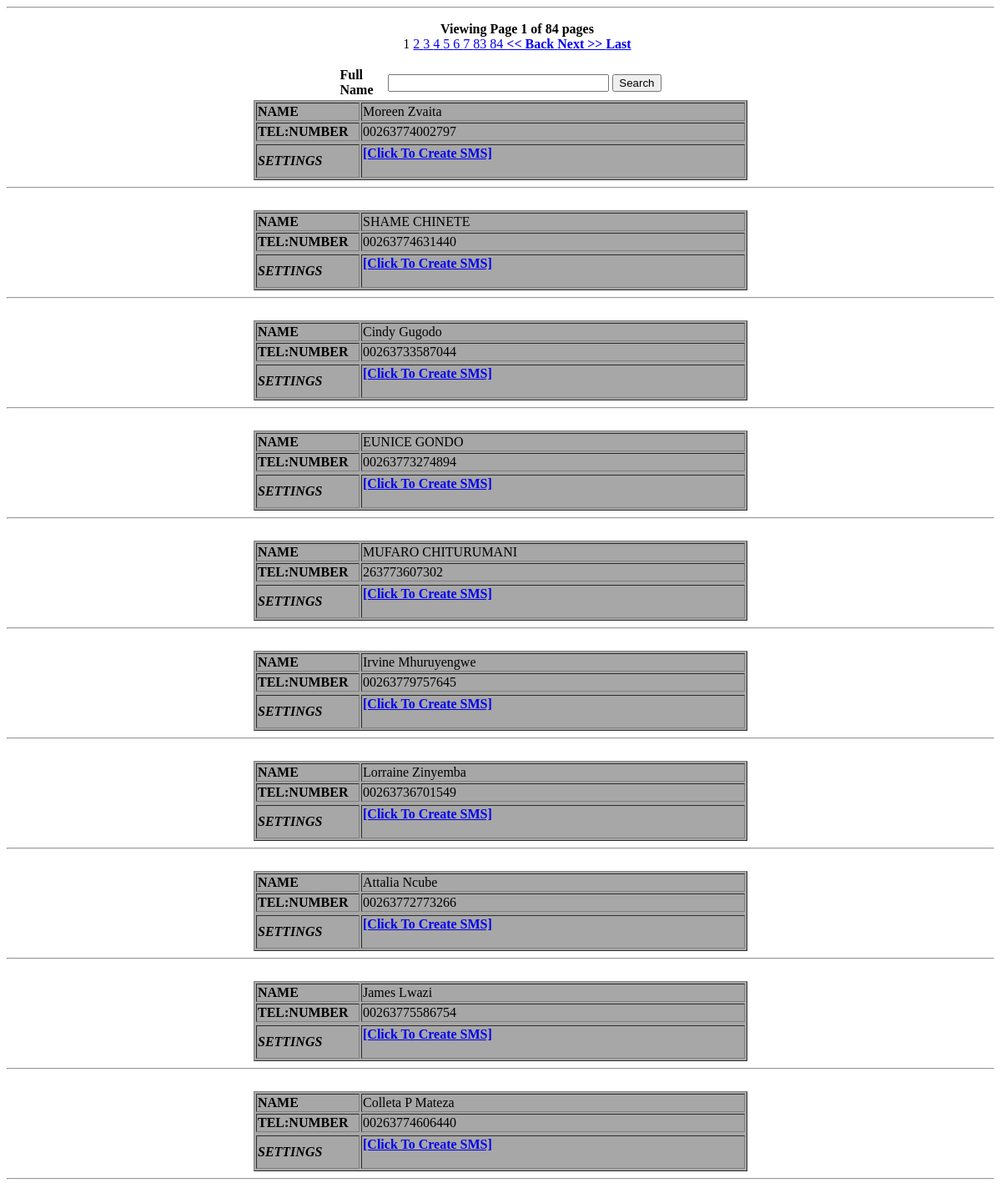
The page /scripts/one.php on the database its author committed.
### tables this page shows
CREATE TABLE `clients` (
  `name` varchar(255) DEFAULT NULL,
  `surname` varchar(255) DEFAULT NULL,
  `address` varchar(255) DEFAULT NULL,
  `email` varchar(255) DEFAULT NULL,
  `contact` varchar(255) DEFAULT NULL,
  `idnum` varchar(255) DEFAULT NULL,
  `id` int(255) NOT NULL AUTO_INCREMENT,
  `stand_id` varchar(255) DEFAULT NULL,
  `sex` varchar(255) DEFAULT NULL,
  `dob` varchar(255) DEFAULT NULL,
  `ecnum` varchar(255) DEFAULT NULL,
  `file_number` varchar(255) DEFAULT NULL,
  `date` varchar(255) DEFAULT NULL,
  PRIMARY KEY (`id`)
);

### scripts/one.php (the view, shortened to what this page needs)
<link rel="stylesheet" href="ui.datepicker.css" type="text/css" media="screen" title="core css file" charset="utf-8" />
</script><?php
include_once ('funcs.php');
?>
<form action="" method="post">
  <div align="center">
    <table width="391" align="center">
      <tr><td><strong>Full Name</strong></td><td><input type="text" name="name" size="30"></td><td><input type="submit" name="submit" value="Search"></td></tr>
<hr>
  </div>
</form>
<?php
    $page = (int) (!isset($_GET["current"]) ? 1 : $_GET["current"]);
    $limit = 10;
    $startpoint = ($page * $limit) - $limit;
  $sql = "clients";
  ?>
<div class="records round">
  <ul class="homelist">
<?php
 $query = mysql_query("SELECT * FROM {$sql} LIMIT {$startpoint} , {$limit} ");
echo pagination($sql,$limit,$page,'index.php?page=one.php&');
while ($info = mysql_fetch_assoc($query)) {
?>
<table width="50%" bgcolor="#A7A7A7" border="1" align="center">
  <tr>
    <td width="120"><strong>NAME</strong></td>
    <td><?php echo $info['ecnum']." ".$info['name']." ".$info['surname']; ?></td>
  </tr>
  <tr>
    <td><strong>TEL:NUMBER</strong></td>
    <td><?php echo $info['contact']; ?></td>
  </tr>
   <tr> <td><strong><em>SETTINGS</em></strong></td>
    <td><strong><font color="red"><a href="index.php?page=onesms.php&id=<?php echo $info['id']; ?>&n=<?php echo $info['name']; ?>&s=<?php echo $info['surname']; ?>">[Click To Create SMS]</a></font></strong><br><br>
</td>
  </tr>
</table><hr><br>
<?php
 }   ?>

### scripts/funcs.php (shortened to what this page needs)
<?php
function pagination($query, $per_page = 10,$page = 1, $url){
$query = "SELECT COUNT(*) as num FROM {$query}"; $row = mysql_fetch_array(mysql_query($query)); $total = $row['num']; $adjacents = "2";
    $page = ($page == 0 ? 1 : $page);
    $prev = $page - 1;
    $next = $page + 1;
    $lastpage = ceil($total/$per_page);
    $lpm1 = $lastpage - 1;
    $pagination = "";
    if($lastpage > 1)
    {
        $pagination .= "";
                $pagination .= "<strong>Viewing Page $page of $lastpage pages</strong>  <br>
";
        if ($lastpage < 7 + ($adjacents * 2))
        {
            for ($counter = 1; $counter <= $lastpage; $counter++)
            {
                if ($counter == $page)
                    $pagination.= "<a class='current'>$counter</a>";
                else
                    $pagination.= "<a href='{$url}current=$counter'>$counter</a>";
            }
        }
        elseif($lastpage > 5 + ($adjacents * 2))
        {
            if($page < 1 + ($adjacents * 2))
            {
                for ($counter = 1; $counter < 4 + ($adjacents * 2); $counter++)
                {
                    if ($counter == $page)
                        $pagination.= "<a class='current'>$counter </a>";
                    else
                        $pagination.= "<a href='{$url}current=$counter'>$counter </a>";
                }
                $pagination.= "";
                $pagination.= "<a href='{$url}current=$lpm1'>$lpm1 </a>";
                $pagination.= "<a href='{$url}current=$lastpage'>$lastpage </a>";
            }
        }
        if ($page < $counter - 1){
			$pagination.= "   <a href='{$url}current=$prev'><strong>  << Back  </strong></a>";
			$pagination.= "   <a href='{$url}current=$next'><strong>  Next >>  </strong></a>";
            $pagination.= "   <a href='{$url}current=$lastpage'><strong>  Last  </strong></a>";
        }else{
            $pagination.= "   <a class='current'><strong> << Back  </strong></a>";
			$pagination.= "   <a class='current'><strong>  Next >> </strong></a>";
            $pagination.= "   <a class='current'><strong>  Last  </strong></a>";
        }
        $pagination.= "\n";
    }
    return $pagination;
    return $pagination;
}
?>

### rows shown on the page
clients: name "Moreen", surname "Zvaita", contact "00263774002797"
clients: name "SHAME", surname "CHINETE", contact "00263774631440"
clients: name "Cindy", surname "Gugodo", contact "00263733587044"
clients: name "EUNICE", surname "GONDO", contact "00263773274894"
clients: name "MUFARO", surname "CHITURUMANI", contact "263773607302"
clients: name "Irvine", surname "Mhuruyengwe", contact "00263779757645"
clients: name "Lorraine", surname "Zinyemba", contact "00263736701549"
clients: name "Attalia", surname "Ncube", contact "00263772773266"
clients: name "James", surname "Lwazi", contact "00263775586754"
clients: name "Colleta P", surname "Mateza", contact "00263774606440"

### other values the page prints
$page "1"
$lastpage "84"
$lpm1 "83"
